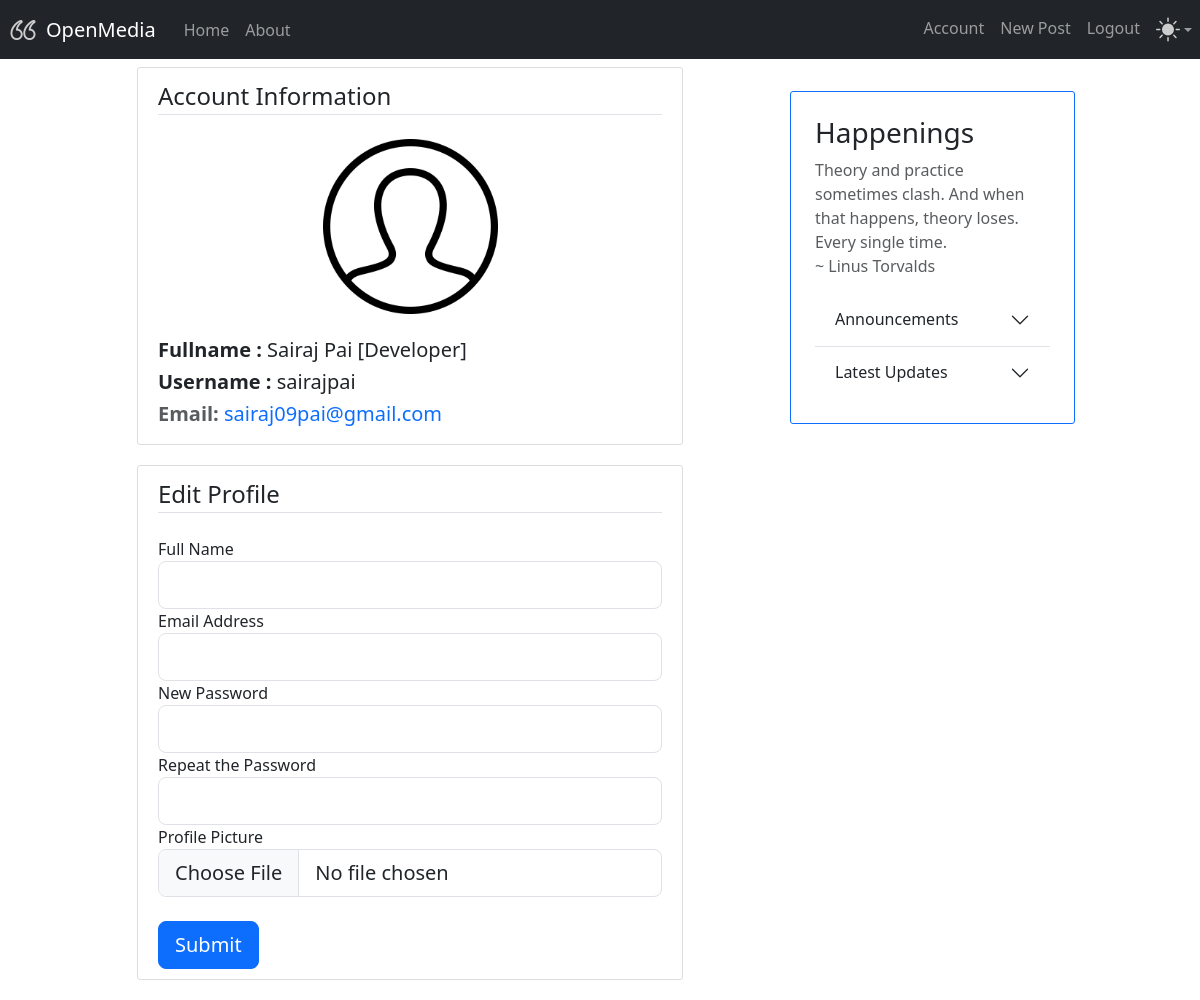
Page /account (signed in) on the committed database.
### models.py (models this page shows, shortened)
class Base(DeclarativeBase): # pylint: disable=too-few-public-methods
    pass

class User(Base, UserMixin): # pylint: disable=too-few-public-methods
    __tablename__ = "user_account"
    username: Mapped[str] = mapped_column(String(30), primary_key=True)
    fullname: Mapped[str] = mapped_column(String(50), nullable=False)
    email: Mapped[str] = mapped_column(String(256), nullable=False, unique=True)
    password: Mapped[str] = mapped_column(String(300), nullable=False)
    profile_pic_url: Mapped[Optional[str]] = mapped_column(String(400), default="user.png")
    posts: Mapped[List["Posts"]] = relationship(back_populates="owner")

### app.py (the view, shortened to what this page needs)
@app.route("/account", methods=['GET', 'POST'])
@login_required
def account():
    image_file = url_for('static', filename = current_user.profile_pic_url)
    user=current_user
    form = EditProfileForm()
    return render_template('account.html', title='Your Account', form=form,user=user, profile_pic_url= image_file)

### form.py (shortened to what this page needs)
class EditProfileForm(FlaskForm):
    fullname = StringField('Full Name', validators=[Length(min=0, max=140)])
    submit = SubmitField('Submit')
    email = EmailField('Email Address', validators=[validators.Optional(),Email()])
    password = PasswordField('New Password', validators=[])
    confirm_password = PasswordField("Repeat the Password", validators=[EqualTo('password')])
    photo = FileField("Profile Picture", validators=[validators.Optional(),
                                           FileAllowed(['jpg', 'jpeg', 'png'], 'Please choose jpg or png!'),
                                           FileSize(max_size=2 * 1024 * 1024, message="File must be under 2MB")
                                           ])

### app.py (called while the page is built)
@login_manager.user_loader
def load_user(user_id):
    return db.session.execute(db.select(User).where(User.username == user_id)).scalar_one_or_none()

### templates/account.html (shortened to what this page needs)
{% extends "layout.html" %}
{% block content %}
    <div class="content-section">
            <legend class="border-bottom mb-4"> Account Information </legend>
                <div class="text-center mb-4 mt-2">
                    {% if current_user.profile_pic_url == "user.png" %}
                        <img src="{{ url_for('static', filename='user.png') }}" class="invertOnDark" alt="{{ current_user.fullname }} profile picture." width="175px">
                    {% else %}
                        <img src="{{ current_user.profile_pic_url }}" class="rounded-circle" alt="{{ current_user.fullname }} profile picture." width="175px">
                    {% endif %}
                </div>
                <h5 class="account-heading"><strong>Fullname : </strong>  {{ current_user.fullname }}</h5>
                <h5 class="account-heading"><strong>Username : </strong> {{ current_user.username }}</h5>
                <h5 class="secondary text-muted"><strong> Email: </strong><span class="text-primary">{{ current_user.email }}</span></h5>
    </div>
<form method="POST" action="" enctype="multipart/form-data">
    <div class="content-section">
        <legend class="border-bottom mb-4"> Edit Profile </legend>
            <div class="form-group">
                {{ form.fullname.label(class="form-control-label") }}
                {% if form.fullname.errors %}
                    {{ form.fullname(class="form-control form-control-lg is-invalid") }}
                    <div class="invalid-feedback">
                        {% for error in form.fullname.errors %}
                            <span>{{ error }}</span>
                        {% endfor %}
                    </div>
                {% else %}
                    {{ form.fullname(class="form-control form-control-lg") }}
                {% endif %}
            </div>
            <div class="form-group">
                {{ form.email.label(class="form-control-label") }}
                {% if form.email.errors %}
                    {{ form.email(class="form-control form-control-lg is-invalid") }}
                    <div class="invalid-feedback">
                        {% for error in form.email.errors %}
                            <span>{{ error }}</span>
                        {% endfor %}
                    </div>
                {% else %}
                    {{ form.email(class="form-control form-control-lg") }}
                {% endif %}
            </div>
            <div class="form-group">
                {{ form.password.label(class="form-control-label") }}
                {% if form.password.errors %}
                    {{ form.password(class="form-control form-control-lg is-invalid") }}
                    <div class="invalid-feedback">
                        {% for error in form.password.errors %}
                            <span>{{ error }}</span>
                        {% endfor %}
                    </div>
                {% else %}
                    {{ form.password(class="form-control form-control-lg") }}
                {% endif %}
            </div>
            <div class="form-group">
                {{ form.confirm_password.label(class="form-control-label") }}
                {% if form.confirm_password.errors %}
                    {{ form.confirm_password(class="form-control form-control-lg is-invalid") }}
                    <div class="invalid-feedback">
                        {% for error in form.confirm_password.errors %}
                            <span>{{ error }}</span>
                        {% endfor %}
                    </div>
                {% else %}
                    {{ form.confirm_password(class="form-control form-control-lg") }}
                {% endif %}
            </div>
            <div class="form-group">
                {{ form.photo.label(class="form-control-label") }}
                {% if form.photo.errors %}
                    {{ form.photo(class="form-control form-control-lg is-invalid") }}
                    <div class="invalid-feedback">
                        {% for error in form.photo.errors %}
                            <span>{{ error }}</span>
                        {% endfor %}
                    </div>
                {% else %}
                    {{ form.photo(class="form-control form-control-lg") }}
                {% endif %}
            </div>
            <br>
            <div class="form-group">
                {{ form.submit(class="btn btn-primary btn-lg btn-block") }}
            </div>
    </div>
</form>
{% endblock %}

### static/main.css (style rules this page uses)
.content-section { padding: 10px 20px; border: 1px solid #dddddd; border-radius: 8px; margin-bottom: 20px; }
.content-section { padding: 10px 20px; border: 1px solid #dddddd; border-radius: 3px; margin-bottom: 20px; }

### rows in the picture
User: fullname "Sairaj Pai [Developer]", username "sairajpai", email "sairaj09pai@gmail.com"
